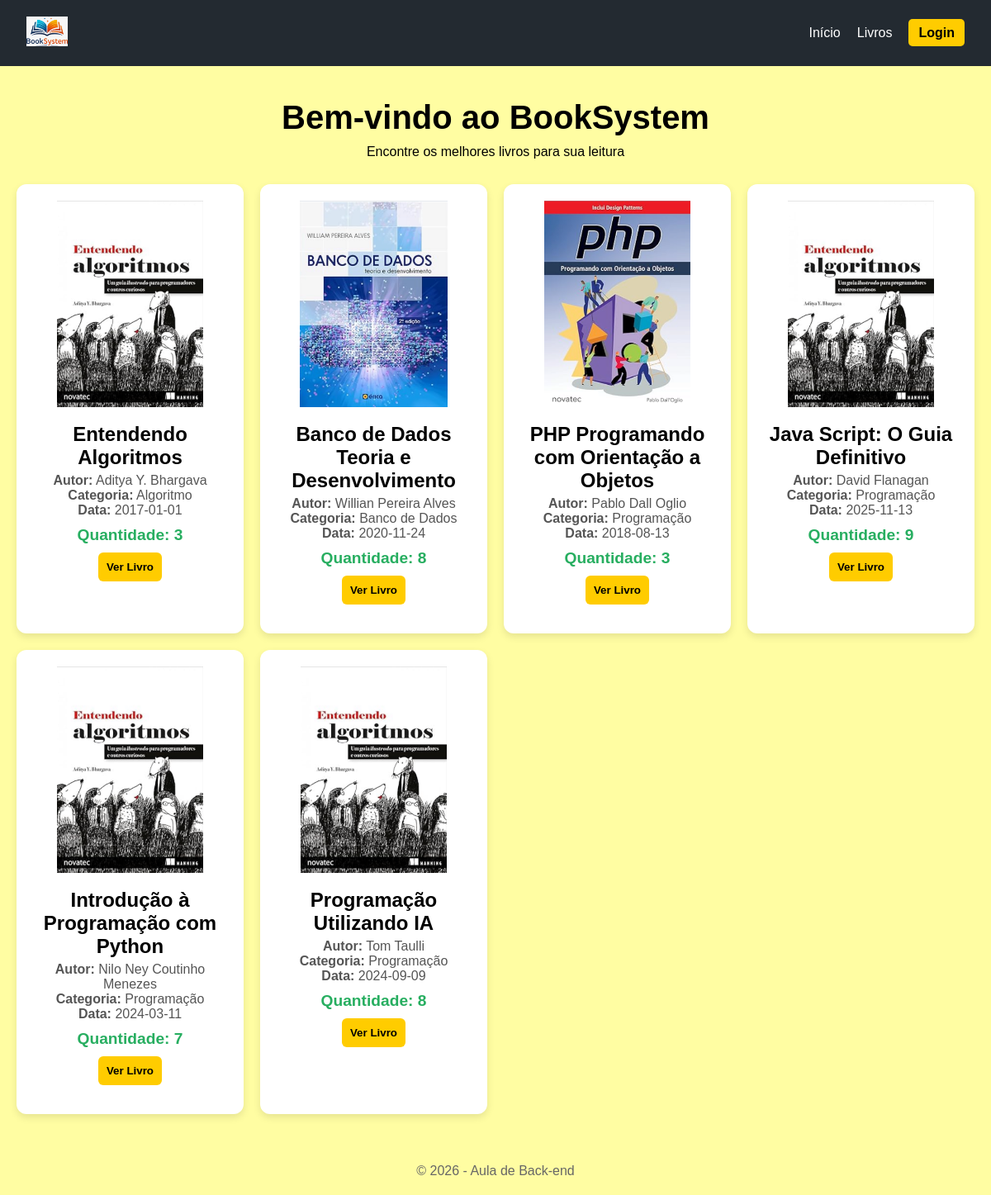
The app's page /home.php with its own data.
### tables this page shows
CREATE TABLE `livros` (
  `id` int(11) NOT NULL,
  `titulo` varchar(150) NOT NULL,
  `autor` varchar(100) NOT NULL,
  `categoria` varchar(50) NOT NULL,
  `data_publicacao` date NOT NULL,
  `quantidade` int(11) NOT NULL
);

### home.php (the view)
<?php
include("conexao.php");
$sql = "SELECT * FROM livros";
$resultado = mysqli_query($conexao, $sql);
include("header.php");
?>
<section class="hero">
<div class="hero_container">
<h1>Bem-vindo ao BookSystem</h1>
<p>Encontre os melhores livros para sua leitura</p>
</div>
<div class="menu_livros">
<?php
while($dados = mysqli_fetch_assoc($resultado)){
$imagem = "";
if($dados["titulo"] == "Banco de Dados Teoria e Desenvolvimento"){
    $imagem = "Livro_Banco_Dados.jpg";
}
elseif($dados["titulo"] == "PHP Programando com Orientação a Objetos"){
    $imagem = "Livro_PHP.jpg";
}
else{
    $imagem = "Livro_Algoritmos.jpg";
}
?>
<div class="menu_livro">
<img src="img/<?php echo $imagem; ?>">
<h2><?php echo $dados["titulo"]; ?></h2>
<p><strong>Autor:</strong> <?php echo $dados["autor"]; ?></p>
<p><strong>Categoria:</strong> <?php echo $dados["categoria"]; ?></p>
<p><strong>Data:</strong> <?php echo $dados["data_publicacao"]; ?></p>
<div class="price">
Quantidade: <?php echo $dados["quantidade"]; ?>
</div>
<button class="add_cart">
Ver Livro
</button>
</div>
<?php
}
?>
</div>
</section>
<?php include("footer.php"); ?>

### header.php (shortened to what this page needs)
<!DOCTYPE html>
<html lang="pt-br">
<head>
    <link rel="stylesheet" href="style.css">
</head>
<body>
<div class="navbar_container">
    <nav>
        <a>
            <img src="img/LOGO.png" class="logo">
        </a>
        <ul class="navbar_itens">
            <li><a href="home.php">Início</a></li>
            <li><a href="livros.php">Livros</a></li>
            <li><a href="index.php" class="default-btn">Login</a></li>
        </ul>
    </nav>
</div>

### footer.php
<footer style="text-align: center; padding: 20px; color: #666;">
    <p>&copy; <?php echo date('Y'); ?> - Aula de Back-end</p>
</footer>
</body>
</html>

### style.css (style rules this page uses)
* { margin: 0; padding: 0; box-sizing: border-box; font-family: Arial, Helvetica, sans-serif; }
body { background-color: #fffda2; }
.navbar_container { width: 100%; height: 80px; background-color: #232a31; padding: 0 2rem; }
nav { display: flex; justify-content: space-between; align-items: center; height: 100%; }
.logo { width: 50px; }
.navbar_itens { list-style: none; display: flex; gap: 20px; }
.navbar_itens a { color: #fff; text-decoration: none; transition: 0.3s; }
.default-btn { background-color: #ffcc00; padding: 8px 12px; border-radius: 5px; color: #000 !important; font-weight: bold; }
.hero { padding: 40px 20px; }
.hero_container { text-align: center; margin-bottom: 30px; }
.hero_container h1 { font-size: 2.5rem; margin-bottom: 10px; }
.menu_livros { display: grid; grid-template-columns: repeat(auto-fit, minmax(250px, 1fr)); gap: 20px; }
.menu_livro { background-color: #ffffff; border-radius: 12px; overflow: hidden; text-align: center; box-shadow: 0 4px 10px rgba(0,0,0,0.1); transition: transform 0.3s; padding: 20px; }
.menu_livro img { width: 100%; height: auto; max-height: 250px; object-fit: contain; background-color: #fff; }
.menu_livro h2 { margin: 15px 0 5px; }
.menu_livro p { padding: 0 10px; color: #555; }
.price { font-size: 1.2rem; color: #27ae60; margin: 10px 0; font-weight: bold; }
.add_cart { background-color: #ffcc00; border: none; padding: 10px; margin-bottom: 15px; cursor: pointer; border-radius: 6px; font-weight: bold; transition: 0.3s; }

### records on screen
livros: titulo "Entendendo Algoritmos", autor "Aditya Y. Bhargava", categoria "Algoritmo", data_publicacao "2017-01-01", quantidade "3"
livros: shows a picture, titulo "Banco de Dados Teoria e Desenvolvimento", autor "Willian Pereira Alves", categoria "Banco de Dados", data_publicacao "2020-11-24", quantidade "8"
livros: shows a picture, titulo "PHP Programando com Orientação a Objetos", autor "Pablo Dall Oglio", categoria "Programação", data_publicacao "2018-08-13", quantidade "3"
livros: titulo "Java Script: O Guia Definitivo", autor "David Flanagan", categoria "Programação", data_publicacao "2025-11-13", quantidade "9"
livros: titulo "Introdução à Programação com Python", autor "Nilo Ney Coutinho Menezes", categoria "Programação", data_publicacao "2024-03-11", quantidade "7"
livros: titulo "Programação Utilizando IA", autor "Tom Taulli", categoria "Programação", data_publicacao "2024-09-09", quantidade "8"
